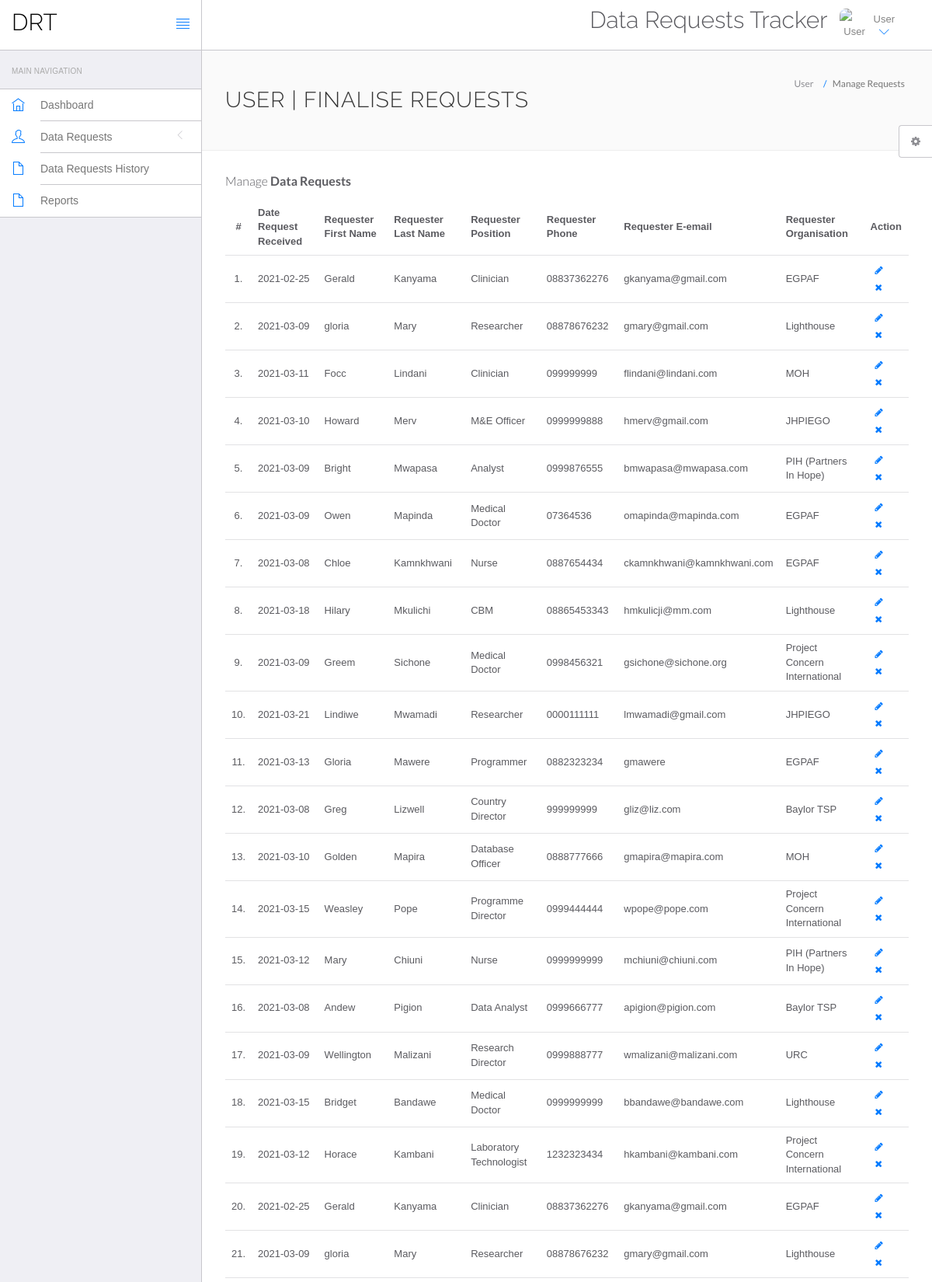
The app's page /drt/users/manage-requests3.php (signed in, upper part) with its own data.
### tables this page shows
CREATE TABLE `drequest_tracker` (
  `request_id` int(11) NOT NULL AUTO_INCREMENT,
  `date_request_received` date NOT NULL,
  `requester_first_name` varchar(255) NOT NULL,
  `requester_last_name` varchar(255) NOT NULL,
  `requester_position` varchar(255) NOT NULL,
  `requester_phone` varchar(50) DEFAULT NULL,
  `requester_email` varchar(50) DEFAULT NULL,
  `requester_organization` varchar(255) NOT NULL,
  `date_data_required` date DEFAULT NULL,
  `title_of_request` varchar(255) DEFAULT NULL,
  `description_of_request` varchar(255) DEFAULT NULL,
  `type_of_data_required` varchar(255) DEFAULT NULL,
  `intended_use_of_requested_data` varchar(500) DEFAULT NULL,
  `type_of_access_format` varchar(255) DEFAULT NULL,
  `data_disposal_arrangement_after_use` varchar(255) DEFAULT NULL,
  `approval_organization` varchar(255) DEFAULT NULL,
  `approver_name` varchar(255) DEFAULT NULL,
  `approver_designation` varchar(255) DEFAULT NULL,
  `approval_date` date DEFAULT NULL,
  `approval_supporting_document` blob,
  `date_of_data_submission` date DEFAULT NULL,
  `attachment_sent` blob,
  `frequency_of_report` varchar(255) DEFAULT NULL,
  `report_has_PII` tinyint(1) DEFAULT NULL,
  `cdr_member_assigned` varchar(255) DEFAULT NULL,
  `co_requesters` varchar(255) DEFAULT NULL,
  `comments_after_data_submission` varchar(255) DEFAULT NULL,
  `general_comments` varchar(255) DEFAULT NULL,
  `extraction_script_used` blob,
  `request_status` varchar(50) NOT NULL,
  PRIMARY KEY (`request_id`)
);

### drt/users/manage-requests3.php (the view, shortened to what this page needs)
<?php
include('include/config.php');
?>
<!DOCTYPE html>
<html lang="en">
	<head>
		<link rel="stylesheet" href="vendor/bootstrap/css/bootstrap.min.css">
		<link rel="stylesheet" href="vendor/fontawesome/css/font-awesome.min.css">
		<link rel="stylesheet" href="vendor/themify-icons/themify-icons.min.css">
		<link href="vendor/animate.css/animate.min.css" rel="stylesheet" media="screen">
		<link href="vendor/perfect-scrollbar/perfect-scrollbar.min.css" rel="stylesheet" media="screen">
		<link href="vendor/switchery/switchery.min.css" rel="stylesheet" media="screen">
		<link href="vendor/bootstrap-touchspin/jquery.bootstrap-touchspin.min.css" rel="stylesheet" media="screen">
		<link href="vendor/select2/select2.min.css" rel="stylesheet" media="screen">
		<link href="vendor/bootstrap-datepicker/bootstrap-datepicker3.standalone.min.css" rel="stylesheet" media="screen">
		<link href="vendor/bootstrap-timepicker/bootstrap-timepicker.min.css" rel="stylesheet" media="screen">
		<link rel="stylesheet" href="assets/css/styles.css">
		<link rel="stylesheet" href="assets/css/plugins.css">
		<link rel="stylesheet" href="assets/css/themes/theme-1.css" id="skin_color" />
	</head>
	<body>
		<div id="app">
<?php include('include/sidebar.php');?>
			<div class="app-content">
						<?php include('include/header.php');?>
				<div class="main-content" >
					<div class="wrap-content container" id="container">
						<section id="page-title">
							<div class="row">
								<div class="col-sm-8">
									<h1 class="mainTitle">User | Finalise Requests</h1>
																	</div>
								<ol class="breadcrumb">
									<li>
										<span>User</span>
									</li>
									<li class="active">
										<span>Manage Requests</span>
									</li>
								</ol>
							</div>
						</section>
						<div class="container-fluid container-fullw bg-white">
									<div class="row">
								<div class="col-md-12">
									<h5 class="over-title margin-bottom-15">Manage <span class="text-bold">Data Requests</span></h5>
									<table class="table table-hover" id="sample-table-1">
										<thead>
											<tr>
												<th class="center">#</th>
												<th>Date Request Received</th>
												<th class="hidden-xs">Requester First Name</th>
												<th>Requester Last Name</th>
												<th>Requester Position</th>
												<th>Requester Phone</th>
												<th>Requester E-email</th>
												<th>Requester Organisation</th>
												<th>Action</th>
											</tr>
										</thead>
										<tbody>
<?php
$sql=mysqli_query($con,"select * from drequest_tracker where request_status !='data submitted'");
$cnt=1;
while($row=mysqli_fetch_array($sql))
{
?>
											<tr>
												<td class="center"><?php echo $cnt;?>.</td>
												<td class="hidden-xs"><?php echo $row['date_request_received'];?></td>
												<td><?php echo $row['requester_first_name'];?></td>
												<td><?php echo $row['requester_last_name'];?>
												<td><?php echo $row['requester_position'];?>
												<td><?php echo $row['requester_phone'];?>
												<td><?php echo $row['requester_email'];?>
												<td><?php echo $row['requester_organization'];?>
												</td>
												<td >
												<div class="visible-md visible-lg hidden-sm hidden-xs">
							<a href="edit-request-status1.php?id=<?php echo $row['request_id'];?>" class="btn btn-transparent btn-xs" tooltip-placement="top" tooltip="Edit"><i class="fa fa-pencil"></i></a>
	<a href="manage-requests3.php?id=<?php echo $row['request_id']?>&del=delete" onClick="return confirm('Are you sure you want to delete selected request?')"class="btn btn-transparent btn-xs tooltips" tooltip-placement="top" tooltip="Remove"><i class="fa fa-times fa fa-white"></i></a>
												</div>
												</td>
											</tr>
											<?php
$cnt=$cnt+1;
											 }?>
										</tbody>
									</table>
								</div>
							</div>
								</div>
							</div>
						</div>
					</div>
				</div>
	<?php include('include/setting.php');?>
	</body>
</html>

### drt/users/assets/css/themes/theme-1.css (style rules this page uses)
body { background: #FAFAFA; }

### records on screen
drequest_tracker: date_request_received "2021-02-25", requester_first_name "Gerald", requester_last_name "Kanyama", requester_position "Clinician", requester_phone "08837362276", requester_email "gkanyama@gmail.com", requester_organization "EGPAF"
drequest_tracker: date_request_received "2021-03-09", requester_first_name "gloria", requester_last_name "Mary", requester_position "Researcher", requester_phone "08878676232", requester_email "gmary@gmail.com", requester_organization "Lighthouse"
drequest_tracker: date_request_received "2021-03-11", requester_first_name "Focc", requester_last_name "Lindani", requester_position "Clinician", requester_phone "099999999", requester_email "flindani@lindani.com", requester_organization "MOH"
drequest_tracker: date_request_received "2021-03-10", requester_first_name "Howard", requester_last_name "Merv", requester_position "M&E Officer", requester_phone "0999999888", requester_email "hmerv@gmail.com", requester_organization "JHPIEGO"
drequest_tracker: date_request_received "2021-03-09", requester_first_name "Bright", requester_last_name "Mwapasa", requester_position "Analyst", requester_phone "0999876555", requester_email "bmwapasa@mwapasa.com", requester_organization "PIH (Partners In Hope)"
drequest_tracker: date_request_received "2021-03-09", requester_first_name "Owen", requester_last_name "Mapinda", requester_position "Medical Doctor", requester_phone "07364536", requester_email "omapinda@mapinda.com", requester_organization "EGPAF"
drequest_tracker: date_request_received "2021-03-08", requester_first_name "Chloe", requester_last_name "Kamnkhwani", requester_position "Nurse", requester_phone "0887654434", requester_email "ckamnkhwani@kamnkhwani.com", requester_organization "EGPAF"
drequest_tracker: date_request_received "2021-03-18", requester_first_name "Hilary", requester_last_name "Mkulichi", requester_position "CBM", requester_phone "08865453343", requester_email "hmkulicji@mm.com", requester_organization "Lighthouse"
drequest_tracker: date_request_received "2021-03-09", requester_first_name "Greem", requester_last_name "Sichone", requester_position "Medical Doctor", requester_phone "0998456321", requester_email "gsichone@sichone.org", requester_organization "Project Concern International"
drequest_tracker: date_request_received "2021-03-21", requester_first_name "Lindiwe", requester_last_name "Mwamadi", requester_position "Researcher", requester_phone "0000111111", requester_email "lmwamadi@gmail.com", requester_organization "JHPIEGO"
drequest_tracker: date_request_received "2021-03-13", requester_first_name "Gloria", requester_last_name "Mawere", requester_position "Programmer", requester_phone "0882323234", requester_email "gmawere", requester_organization "EGPAF"
drequest_tracker: date_request_received "2021-03-08", requester_first_name "Greg", requester_last_name "Lizwell", requester_position "Country Director", requester_phone "999999999", requester_email "gliz@liz.com", requester_organization "Baylor TSP"
drequest_tracker: date_request_received "2021-03-10", requester_first_name "Golden", requester_last_name "Mapira", requester_position "Database Officer", requester_phone "0888777666", requester_email "gmapira@mapira.com", requester_organization "MOH"
drequest_tracker: date_request_received "2021-03-15", requester_first_name "Weasley", requester_last_name "Pope", requester_position "Programme Director", requester_phone "0999444444", requester_email "wpope@pope.com", requester_organization "Project Concern International"
drequest_tracker: date_request_received "2021-03-12", requester_first_name "Mary", requester_last_name "Chiuni", requester_position "Nurse", requester_phone "0999999999", requester_email "mchiuni@chiuni.com", requester_organization "PIH (Partners In Hope)"
drequest_tracker: date_request_received "2021-03-08", requester_first_name "Andew", requester_last_name "Pigion", requester_position "Data Analyst", requester_phone "0999666777", requester_email "apigion@pigion.com", requester_organization "Baylor TSP"
drequest_tracker: date_request_received "2021-03-09", requester_first_name "Wellington", requester_last_name "Malizani", requester_position "Research Director", requester_phone "0999888777", requester_email "wmalizani@malizani.com", requester_organization "URC"
drequest_tracker: date_request_received "2021-03-15", requester_first_name "Bridget", requester_last_name "Bandawe", requester_position "Medical Doctor", requester_phone "0999999999", requester_email "bbandawe@bandawe.com", requester_organization "Lighthouse"
drequest_tracker: date_request_received "2021-03-12", requester_first_name "Horace", requester_last_name "Kambani", requester_position "Laboratory Technologist", requester_phone "1232323434", requester_email "hkambani@kambani.com", requester_organization "Project Concern International"
drequest_tracker: date_request_received "2021-02-25", requester_first_name "Gerald", requester_last_name "Kanyama", requester_position "Clinician", requester_phone "08837362276", requester_email "gkanyama@gmail.com", requester_organization "EGPAF"
drequest_tracker: date_request_received "2021-03-09", requester_first_name "gloria", requester_last_name "Mary", requester_position "Researcher", requester_phone "08878676232", requester_email "gmary@gmail.com", requester_organization "Lighthouse"
